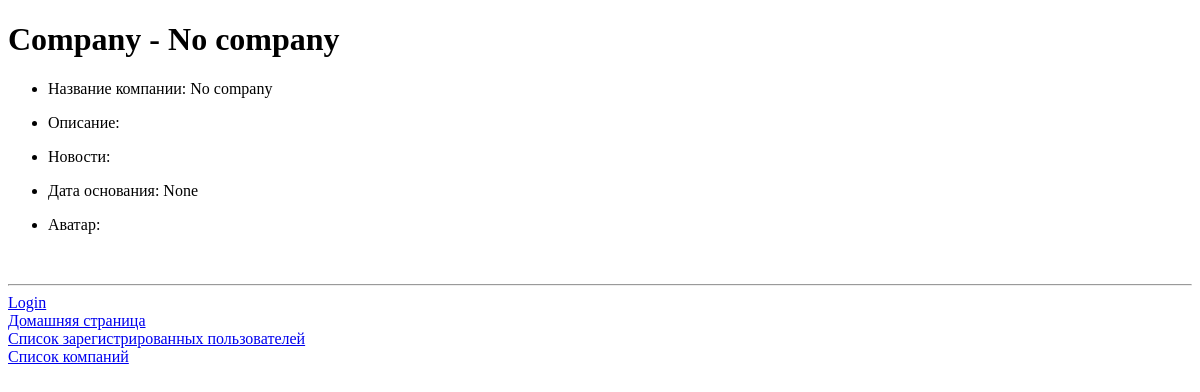
The app's page /companies/company/5, older data.
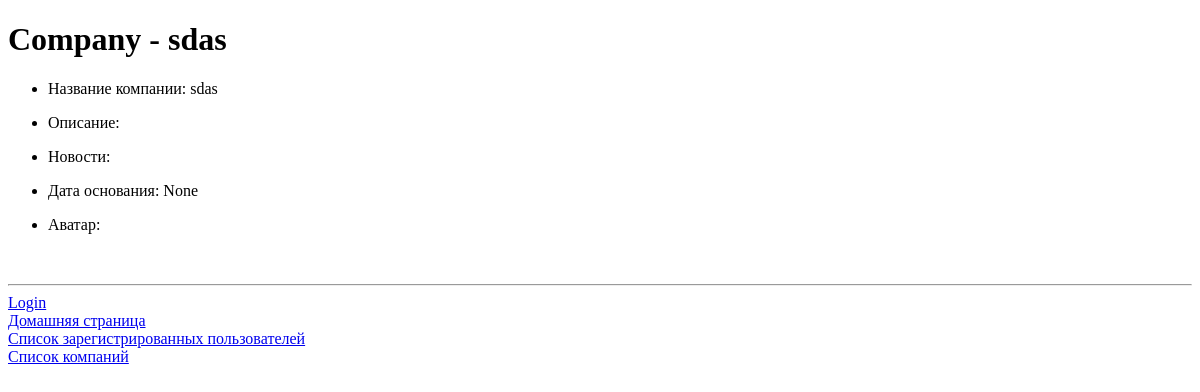
The same page, newer data.
### companies/models.py (models this page shows, shortened)
class Company(models.Model):
    title = models.CharField('Название', max_length=50)
    description = models.TextField('Информация о компании', max_length=500, blank=True)
    news = models.TextField('Новости компании', blank=True)
    foundation_date = models.DateField('Дата основания: YYYY-mm-dd', null=True, blank=True)
    avatar = models.ImageField('Аватар', upload_to='company /%Y/%m/%d/', blank=True)
    class Meta:
         verbose_name = "Company"
         verbose_name_plural = "Companies"

### companies/views.py (the view)
# urls.py: path('company/<int:pk>', views.CompanyDetailView.as_view(), name='company_detail'),
class CompanyDetailView(DetailView):
    model = Company
    template_name = 'companies/company_detail.html'
    context_object_name = 'company'

### companies/templates/companies/company_detail.html (shortened to what this page needs)
{% extends "base.html" %}
{% block content %}
    <h1>Company - {{ company.title}}</h1>
    <div>
        <ul>
            <li><p>Название компании: {{ company.title}}</p></li>
            <li><p>Описание: {{ company.description }}</p></li>
            <li><p>Новости: {{ company.news }}</p></li>
            <li><p>Дата основания: {{ company.foundation_date }}</p></li>
            <li><p>Аватар: </p>
                <p><img src="{{ MEDIA_URL }}{{ company.avatar }}" alt="{{ company.avatar }}"></p>
            </li>
        </ul>
    </div>
{% endblock %}

Row changes from the older to the newer data that the page shows:
changed Company "None": title "No company" → "sdas"
